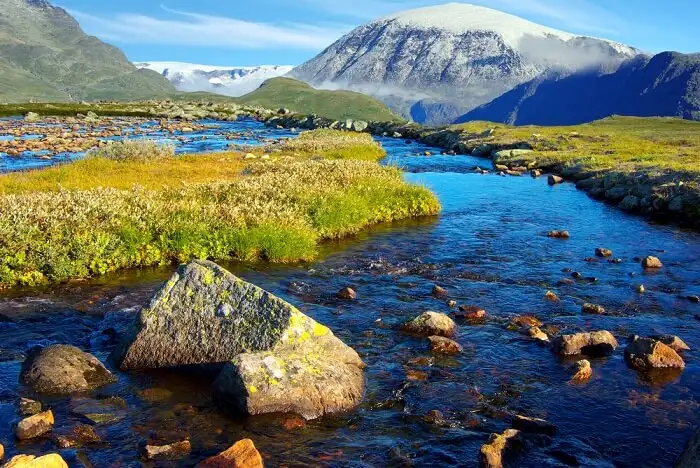
#> input picture python/opencvprogs/assigns/ref.jpg, 700 x 468 px
$ python fixrotate.py
#> lines starting #> are read from the running program, lines starting #| are printed output that depends on the picture
import cv2

image=cv2.imread("ref.jpg")
#> image is the input picture: shape (468, 700, 3); mean B, G, R 105.2, 109.3, 95.7
image=cv2.rotate(image,cv2.ROTATE_180)
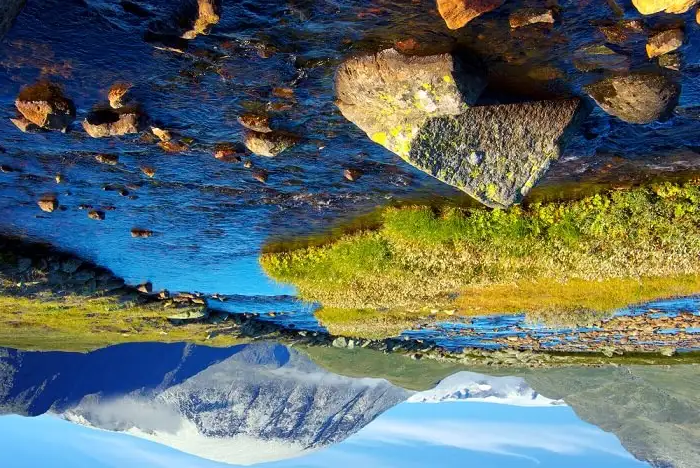
#> image: shape (468, 700, 3); mean B, G, R 105.2, 109.3, 95.7
cv2.imshow("Input Image",image)
cv2.waitKey(0)
cv2.destroyAllWindows()

$ run again, with python/opencvprogs/assigns/sun.jpg copied over python/opencvprogs/assigns/ref.jpg
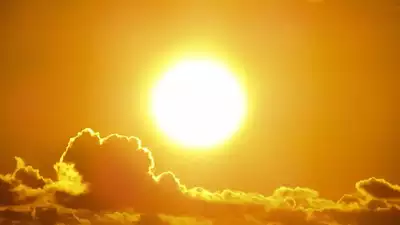
#> input picture python/opencvprogs/assigns/sun.jpg, 400 x 225 px
#> image is the input picture: shape (225, 400, 3); mean B, G, R 43.7, 151.5, 213.2
#> `image=cv2.rotate(image,cv2.ROTATE_180)`:
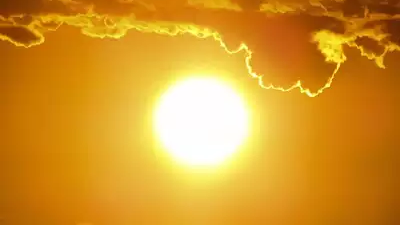
#> image: shape (225, 400, 3); mean B, G, R 43.7, 151.5, 213.2
